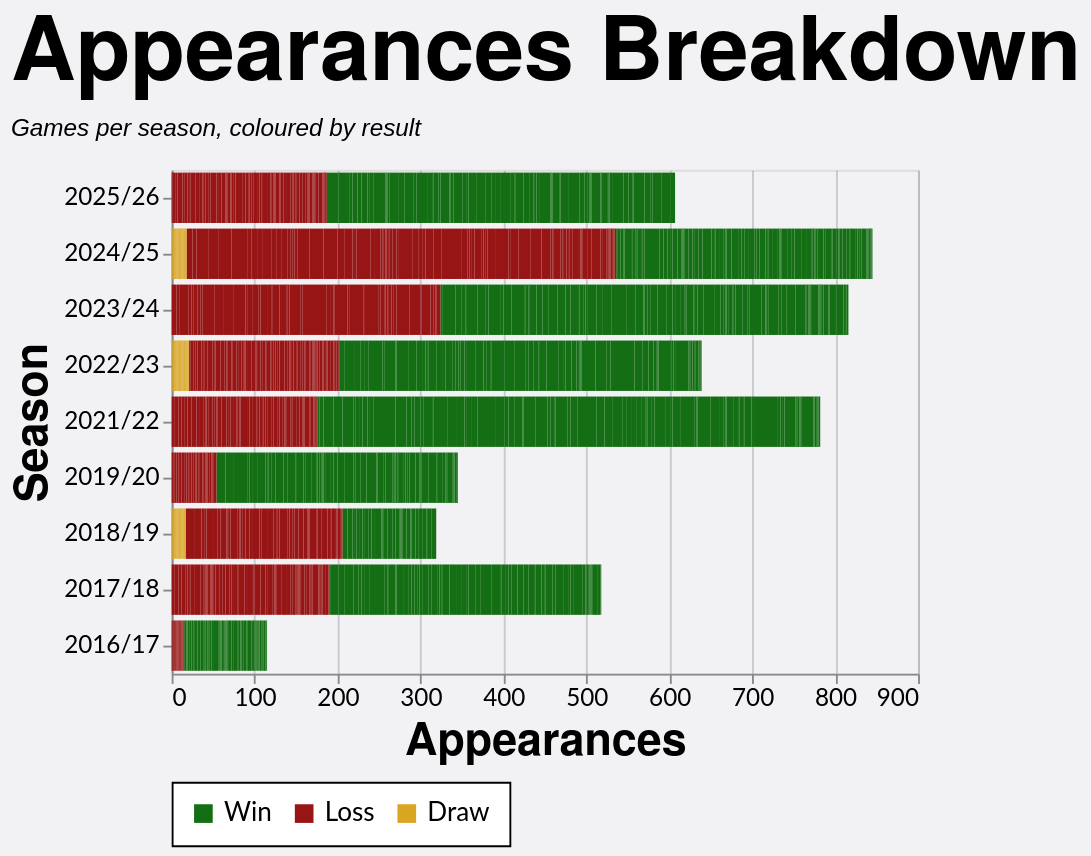

This figure's Vega-Lite source:
### Vega-Lite specification from a JSON file in a GitHub repository (floating-point values rounded to 4 significant figures; data arrays with more than 128 entries replaced by an {"elided": "..."} marker saying what was removed)
{"config": {"axis": {"labelFont": "Lato, sans-serif", "titleFont": "PT Sans Narrow, Helvetica Neue, Helvetica, Arial, sans-serif", "labelFontSize": 13, "titleFontSize": 24, "gridColor": "#202947", "gridOpacity": 0.2}, "header": {"labelFont": "PT Sans Narrow, Helvetica Neue, Helvetica, Arial, sans-serif", "titleFont": "PT Sans Narrow, Helvetica Neue, Helvetica, Arial, sans-serif", "labelFontSize": 24, "titleFontSize": 28, "labelFontWeight": "bold", "orient": "left"}, "legend": {"labelFont": "Lato, sans-serif", "titleFont": "PT Sans Narrow, Helvetica Neue, Helvetica, Arial, sans-serif", "labelFontSize": 14, "titleFontSize": 16, "titlePadding": 5, "fillColor": "white", "strokeColor": "black", "padding": 10, "titleFontWeight": "lighter", "titleFontStyle": "italic", "titleColor": "gray", "offset": 10}, "title": {"font": "PT Sans Narrow, Helvetica Neue, Helvetica, Arial, sans-serif", "fontSize": 48, "fontWeight": "bold", "anchor": "start", "align": "center", "titlePadding": 20, "subtitlePadding": 10, "subtitleFontSize": 13, "subtitleColor": "", "subtitleFontStyle": "italic", "offset": 15, "color": "black"}, "axisX": {"labelAngle": 0}, "facet": {"title": null, "header": null, "align": {"row": "each", "column": "each"}}, "resolve": {"scale": {"y": "independent", "facet": "independent"}}, "background": "#f2f1f4"}, "data": {"name": "data-6891b9f10370ca14b4ee80036df3413d"}, "mark": {"type": "bar"}, "encoding": {"color": {"field": "color_value", "legend": {"orient": "bottom", "title": null}, "scale": {"range": ["#146f14", "#981515", "goldenrod"]}, "sort": ["Win", "Loss", "Draw"], "type": "nominal"}, "tooltip": [{"field": "player", "title": "Player", "type": "nominal"}, {"field": "season", "title": "Season", "type": "nominal"}, {"field": "color_value", "title": "Group", "type": "nominal"}, {"aggregate": "sum", "field": "apps", "title": "Appearances", "type": "quantitative"}], "x": {"aggregate": "sum", "field": "apps", "title": "Appearances", "type": "quantitative"}, "y": {"field": "season", "sort": {"field": "season_sort", "op": "max", "order": "descending"}, "title": "Season", "type": "nominal"}}, "height": {"step": 30}, "title": {"text": "Appearances Breakdown", "subtitle": "Games per season, coloured by result"}, "width": 400, "$schema": "https://vega.github.io/schema/vega-lite/v5.20.1.json", "datasets": {"data-6891b9f10370ca14b4ee80036df3413d": {"elided": "2283 records"}}}
